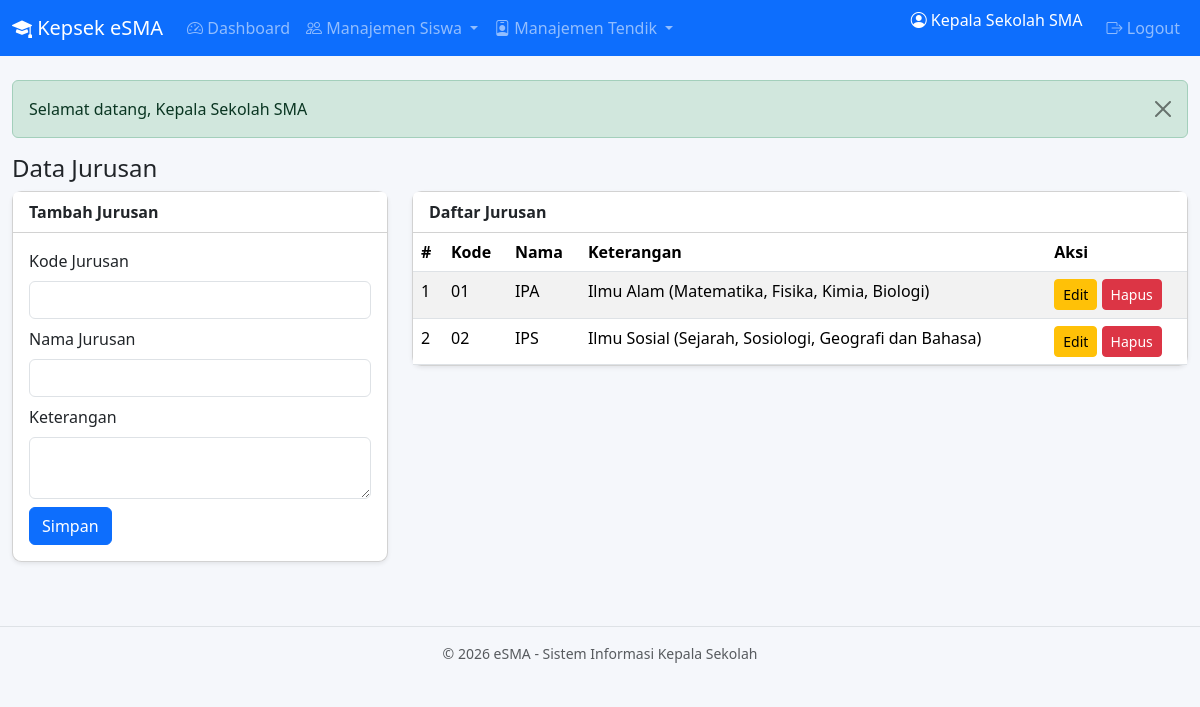
The app's page /jurusan.php (signed in) with its own data.
### tables this page shows
CREATE TABLE `jurusan` (
  `id` bigint(20) UNSIGNED NOT NULL,
  `kode_jurusan` varchar(20) NOT NULL,
  `nama_jurusan` varchar(100) NOT NULL,
  `keterangan` text DEFAULT NULL
);

### functions.php (called while the page is built, shortened)
<?php
function sanitize($data) {
    return htmlspecialchars(trim($data), ENT_QUOTES, 'UTF-8');
}

### jurusan.php (the view, shortened to what this page needs)
<?php
require_once __DIR__ . '/../includes/auth.php';
$edit = null;
$list = $pdo->query("SELECT * FROM jurusan ORDER BY nama_jurusan")->fetchAll();
include __DIR__ . '/../includes/header.php';
?>
<h4>Data Jurusan</h4>
<div class="row">
    <div class="col-md-4">
        <div class="card shadow-sm mb-3">
            <div class="card-header bg-white fw-bold"><?= $edit ? 'Edit' : 'Tambah' ?> Jurusan</div>
            <div class="card-body">
                <form method="post" action="jurusan.php<?= $edit ? '?id='.$edit['id'] : '' ?>">
                    <div class="mb-2">
                        <label class="form-label">Kode Jurusan</label>
                        <input name="kode_jurusan" class="form-control" required value="<?= sanitize($edit['kode_jurusan'] ?? '') ?>">
                    </div>
                    <div class="mb-2">
                        <label class="form-label">Nama Jurusan</label>
                        <input name="nama_jurusan" class="form-control" required value="<?= sanitize($edit['nama_jurusan'] ?? '') ?>">
                    </div>
                    <div class="mb-2">
                        <label class="form-label">Keterangan</label>
                        <textarea name="keterangan" class="form-control" rows="2"><?= sanitize($edit['keterangan'] ?? '') ?></textarea>
                    </div>
                    <button class="btn btn-primary">Simpan</button>
                </form>
            </div>
        </div>
    </div>
    <div class="col-md-8">
        <div class="card shadow-sm">
            <div class="card-header bg-white fw-bold">Daftar Jurusan</div>
            <div class="table-responsive">
                <table class="table table-sm table-striped mb-0">
                    <thead><tr><th>#</th><th>Kode</th><th>Nama</th><th>Keterangan</th><th>Aksi</th></tr></thead>
                    <tbody>
                    <?php foreach ($list as $i => $r): ?>
                        <tr>
                            <td><?= $i+1 ?></td>
                            <td><?= sanitize($r['kode_jurusan']) ?></td>
                            <td><?= sanitize($r['nama_jurusan']) ?></td>
                            <td><?= sanitize($r['keterangan']) ?></td>
                            <td>
                                <a href="?action=edit&id=<?= $r['id'] ?>" class="btn btn-sm btn-warning">Edit</a>
                                <a href="?action=delete&id=<?= $r['id'] ?>" class="btn btn-sm btn-danger" onclick="return confirm('Hapus?')">Hapus</a>
                            </td>
                        </tr>
                    <?php endforeach; ?>
                    </tbody>
                </table>
            </div>
        </div>
    </div>
</div>
<?php include __DIR__ . '/../includes/footer.php'; ?>

### style.css (style rules this page uses)
body { background: #f5f7fb; }
.card { border-radius: .6rem; }
.table > :not(caption) > * > * { padding: .45rem .5rem; }

### records on screen
jurusan: kode_jurusan "01", nama_jurusan "IPA", keterangan "Ilmu Alam (Matematika, Fisika, Kimia, Biologi)"
jurusan: kode_jurusan "02", nama_jurusan "IPS", keterangan "Ilmu Sosial (Sejarah, Sosiologi, Geografi dan Bahasa)"

### other values on screen
$_SESSION['kepsek_nama'] "Kepala Sekolah SMA"
$m "Selamat datang, Kepala Sekolah SMA"
